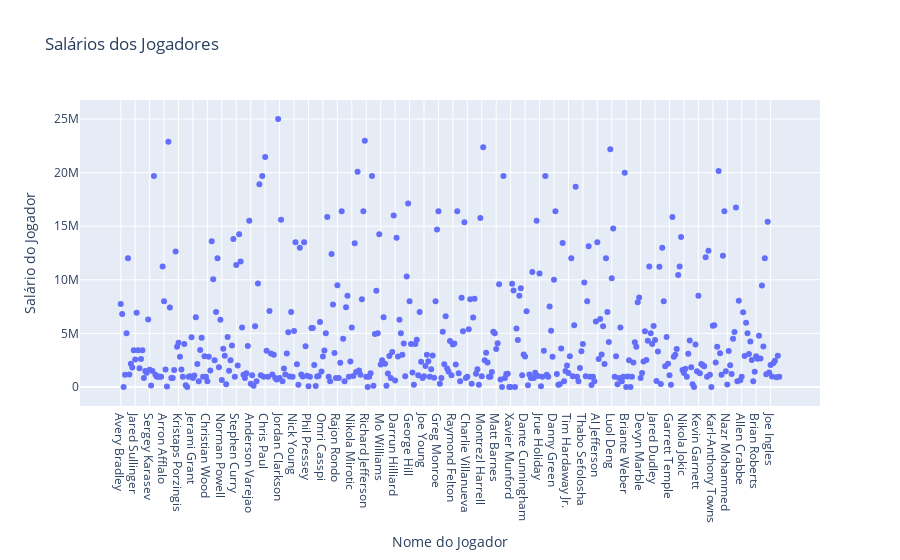

The notebook cell saved with this chart:
### Code cell
# Criando gráfico
trace = go.Scatter(x = df_nba['NOME'],
                   y = df_nba['SALARIO'],
                   mode = 'markers')
# Armazenando gráfico em uma lista
data = [trace]
# Criando Layout
layout = go.Layout(title='Salários dos Jogadores',
                   yaxis={'title':'Salário do Jogador'},
                   xaxis={'title': 'Nome do Jogador'})
# Criando figura que será exibida
fig = go.Figure(data=data, layout=layout)
# Exibindo figura/gráfico
py.iplot(fig)

### Figure 1 — Plotly figure (JSON) as saved in the notebook; plotly's stock layout.template omitted (floating-point values rounded to 4 significant figures; data arrays with more than 128 entries replaced by an {"elided": "..."} marker saying what was removed)
{"data": [{"mode": "markers", "type": "scatter", "x": {"elided": "458 str values"}, "y": {"elided": "458 int values"}}], "layout": {"title": {"text": "Salários dos Jogadores"}, "xaxis": {"title": {"text": "Nome do Jogador"}}, "yaxis": {"title": {"text": "Salário do Jogador"}}}}
